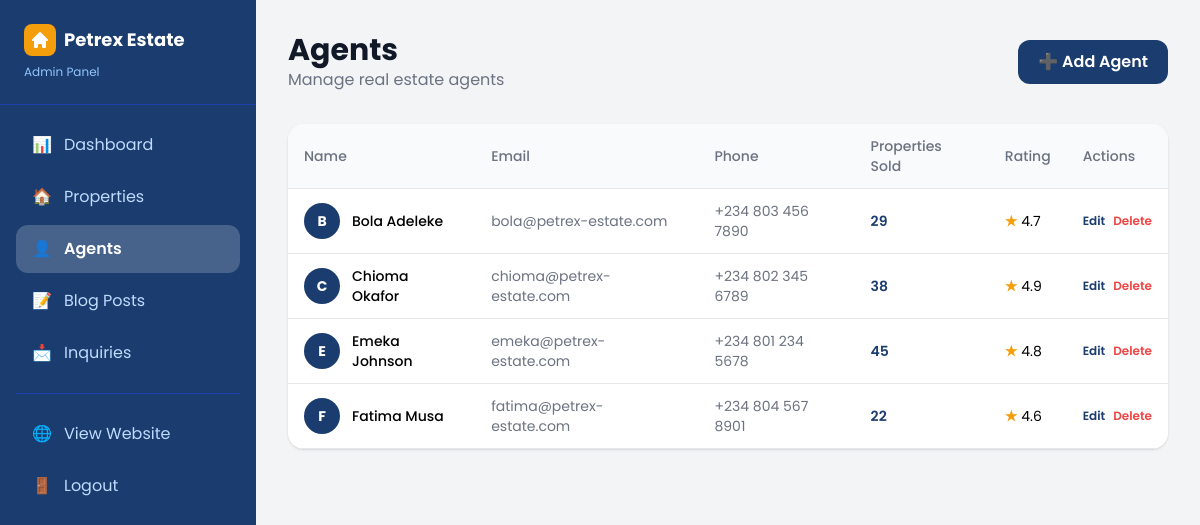
The app's page /admin/agents/index.php (signed in) with its own data.
### tables this page shows
CREATE TABLE agents (
  id INT AUTO_INCREMENT PRIMARY KEY,
  full_name VARCHAR(255) NOT NULL,
  email VARCHAR(255) NOT NULL,
  phone VARCHAR(50) NOT NULL,
  avatar_url VARCHAR(500),
  bio TEXT,
  properties_sold INT DEFAULT 0,
  rating DECIMAL(3,2) DEFAULT 5.00,
  created_at TIMESTAMP DEFAULT CURRENT_TIMESTAMP
);

### admin/agents/index.php (the view, shortened to what this page needs)
<?php
$db = getDB();
$stmt = $db->prepare("SELECT * FROM agents ORDER BY full_name");
$stmt->execute();
$agents = $stmt->get_result()->fetch_all(MYSQLI_ASSOC);
?>
<!DOCTYPE html>
<html lang="en">
<head>
    <script src="https://cdn.tailwindcss.com"></script>
</head>
<body class="bg-gray-100">
<div class="flex">
    <?php include '../includes/sidebar.php'; ?>
    <main class="flex-1 p-8">
        <div class="flex justify-between items-center mb-8">
            <div>
                <h1 class="text-3xl font-bold text-gray-900">Agents</h1>
                <p class="text-gray-500">Manage real estate agents</p>
            </div>
            <a href="/admin/agents/add.php" class="bg-primary text-white px-5 py-2.5 rounded-xl font-semibold hover:bg-blue-900 transition-colors">
                ➕ Add Agent
            </a>
        </div>
        <div class="bg-white rounded-2xl shadow overflow-hidden">
            <div class="overflow-x-auto">
                <table class="w-full text-sm">
                    <thead class="bg-gray-50 border-b">
                        <tr>
                            <th class="py-3 px-4 text-left text-gray-500 font-medium">Name</th>
                            <th class="py-3 px-4 text-left text-gray-500 font-medium">Email</th>
                            <th class="py-3 px-4 text-left text-gray-500 font-medium">Phone</th>
                            <th class="py-3 px-4 text-left text-gray-500 font-medium">Properties Sold</th>
                            <th class="py-3 px-4 text-left text-gray-500 font-medium">Rating</th>
                            <th class="py-3 px-4 text-left text-gray-500 font-medium">Actions</th>
                        </tr>
                    </thead>
                    <tbody>
                        <?php foreach ($agents as $agent): ?>
                        <tr class="border-b hover:bg-gray-50">
                            <td class="py-3 px-4">
                                <div class="flex items-center gap-3">
                                    <div class="w-9 h-9 rounded-full bg-primary flex items-center justify-center flex-shrink-0">
                                        <span class="text-white text-sm font-bold"><?php echo strtoupper(substr($agent['full_name'], 0, 1)); ?></span>
                                    </div>
                                    <span class="font-medium"><?php echo htmlspecialchars($agent['full_name']); ?></span>
                                </div>
                            </td>
                            <td class="py-3 px-4 text-gray-500"><?php echo htmlspecialchars($agent['email']); ?></td>
                            <td class="py-3 px-4 text-gray-500"><?php echo htmlspecialchars($agent['phone']); ?></td>
                            <td class="py-3 px-4 text-primary font-semibold"><?php echo (int)$agent['properties_sold']; ?></td>
                            <td class="py-3 px-4">
                                <span class="text-accent font-semibold">★</span> <?php echo number_format((float)$agent['rating'], 1); ?>
                            </td>
                            <td class="py-3 px-4">
                                <div class="flex gap-2">
                                    <a href="/admin/agents/edit.php?id=<?php echo (int)$agent['id']; ?>" class="text-primary hover:text-blue-900 text-xs font-semibold">Edit</a>
                                    <a href="?delete=<?php echo (int)$agent['id']; ?>" onclick="return confirm('Delete this agent?')" class="text-red-500 hover:text-red-700 text-xs font-semibold">Delete</a>
                                </div>
                            </td>
                        </tr>
                        <?php endforeach; ?>
                    </tbody>
                </table>
            </div>
        </div>
    </main>
</div>
</body>
</html>

### admin/agents/index.php (style rules this page uses)
body { font-family: 'Poppins', sans-serif; }

### records on screen
agents: full_name "B", full_name "Bola Adeleke", email "bola@petrex-estate.com", phone "+234 803 456 7890", properties_sold "29", rating "4.7"
agents: full_name "C", full_name "Chioma Okafor", email "chioma@petrex-estate.com", phone "+234 802 345 6789", properties_sold "38", rating "4.9"
agents: full_name "E", full_name "Emeka Johnson", email "emeka@petrex-estate.com", phone "+234 801 234 5678", properties_sold "45", rating "4.8"
agents: full_name "F", full_name "Fatima Musa", email "fatima@petrex-estate.com", phone "+234 804 567 8901", properties_sold "22", rating "4.6"

### other values on screen
$icon "📊 🏠 📝 📩"
$label "Dashboard Properties Agents Blog Posts Inquiries"
